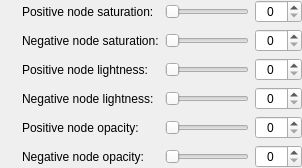
        <widget class="QWidget" name="widget_18" native="true">
         <layout class="QGridLayout" name="gridLayout_11">
          <property name="leftMargin">
           <number>0</number>
          </property>
          <property name="topMargin">
           <number>0</number>
          </property>
          <property name="rightMargin">
           <number>0</number>
          </property>
          <property name="bottomMargin">
           <number>0</number>
          </property>
          <item row="0" column="1">
           <widget class="InfoTextWidget" name="randomColourPositiveSaturationInfoText" native="true">
            <property name="sizePolicy">
             <sizepolicy hsizetype="Fixed" vsizetype="Fixed">
              <horstretch>0</horstretch>
              <verstretch>0</verstretch>
             </sizepolicy>
            </property>
            <property name="minimumSize">
             <size>
              <width>16</width>
              <height>16</height>
             </size>
            </property>
           </widget>
          </item>
          <item row="2" column="1">
           <widget class="InfoTextWidget" name="randomColourPositiveLightnessInfoText" native="true">
            <property name="sizePolicy">
             <sizepolicy hsizetype="Fixed" vsizetype="Fixed">
              <horstretch>0</horstretch>
              <verstretch>0</verstretch>
             </sizepolicy>
            </property>
            <property name="minimumSize">
             <size>
              <width>16</width>
              <height>16</height>
             </size>
            </property>
           </widget>
          </item>
          <item row="1" column="1">
           <widget class="InfoTextWidget" name="randomColourNegativeSaturationInfoText" native="true">
            <property name="sizePolicy">
             <sizepolicy hsizetype="Fixed" vsizetype="Fixed">
              <horstretch>0</horstretch>
              <verstretch>0</verstretch>
             </sizepolicy>
            </property>
            <property name="minimumSize">
             <size>
              <width>16</width>
              <height>16</height>
             </size>
            </property>
           </widget>
          </item>
          <item row="2" column="3">
           <widget class="QSlider" name="randomColourPositiveLightnessSlider">
            <property name="sizePolicy">
             <sizepolicy hsizetype="Preferred" vsizetype="Fixed">
              <horstretch>0</horstretch>
              <verstretch>0</verstretch>
             </sizepolicy>
            </property>
            <property name="focusPolicy">
             <enum>Qt::StrongFocus</enum>
            </property>
            <property name="maximum">
             <number>255</number>
            </property>
            <property name="orientation">
             <enum>Qt::Horizontal</enum>
            </property>
           </widget>
          </item>
          <item row="0" column="3">
           <widget class="QSlider" name="randomColourPositiveSaturationSlider">
            <property name="sizePolicy">
             <sizepolicy hsizetype="Preferred" vsizetype="Fixed">
              <horstretch>0</horstretch>
              <verstretch>0</verstretch>
             </sizepolicy>
            </property>
            <property name="focusPolicy">
             <enum>Qt::StrongFocus</enum>
            </property>
            <property name="maximum">
             <number>255</number>
            </property>
            <property name="orientation">
             <enum>Qt::Horizontal</enum>
            </property>
           </widget>
          </item>
          <item row="0" column="5">
           <spacer name="horizontalSpacer_12">
            <property name="orientation">
             <enum>Qt::Horizontal</enum>
            </property>
            <property name="sizeType">
             <enum>QSizePolicy::Expanding</enum>
            </property>
            <property name="sizeHint" stdset="0">
             <size>
              <width>0</width>
              <height>20</height>
             </size>
            </property>
           </spacer>
          </item>
          <item row="4" column="2">
           <widget class="QLabel" name="label_34">
            <property name="sizePolicy">
             <sizepolicy hsizetype="Minimum" vsizetype="Preferred">
              <horstretch>0</horstretch>
              <verstretch>0</verstretch>
             </sizepolicy>
            </property>
            <property name="text">
             <string>Positive node opacity:</string>
            </property>
           </widget>
          </item>
          <item row="2" column="2">
           <widget class="QLabel" name="label_44">
            <property name="sizePolicy">
             <sizepolicy hsizetype="Minimum" vsizetype="Preferred">
              <horstretch>0</horstretch>
              <verstretch>0</verstretch>
             </sizepolicy>
            </property>
            <property name="text">
             <string>Positive node lightness:</string>
            </property>
           </widget>
          </item>
          <item row="0" column="2">
           <widget class="QLabel" name="label_42">
            <property name="sizePolicy">
             <sizepolicy hsizetype="Minimum" vsizetype="Preferred">
              <horstretch>0</horstretch>
              <verstretch>0</verstretch>
             </sizepolicy>
            </property>
            <property name="text">
             <string>Positive node saturation:</string>
            </property>
           </widget>
          </item>
          <item row="4" column="3">
           <widget class="QSlider" name="randomColourPositiveOpacitySlider">
            <property name="sizePolicy">
             <sizepolicy hsizetype="Preferred" vsizetype="Fixed">
              <horstretch>0</horstretch>
              <verstretch>0</verstretch>
             </sizepolicy>
            </property>
            <property name="focusPolicy">
             <enum>Qt::StrongFocus</enum>
            </property>
            <property name="maximum">
             <number>255</number>
            </property>
            <property name="orientation">
             <enum>Qt::Horizontal</enum>
            </property>
           </widget>
          </item>
          <item row="2" column="4">
           <widget class="QSpinBox" name="randomColourPositiveLightnessSpinBox">
            <property name="focusPolicy">
             <enum>Qt::StrongFocus</enum>
            </property>
            <property name="alignment">
             <set>Qt::AlignCenter</set>
            </property>
            <property name="maximum">
             <number>255</number>
            </property>
           </widget>
          </item>
          <item row="3" column="2">
           <widget class="QLabel" name="label_45">
            <property name="sizePolicy">
             <sizepolicy hsizetype="Minimum" vsizetype="Preferred">
              <horstretch>0</horstretch>
              <verstretch>0</verstretch>
             </sizepolicy>
            </property>
            <property name="text">
             <string>Negative node lightness:</string>
            </property>
           </widget>
          </item>
          <item row="1" column="3">
           <widget class="QSlider" name="randomColourNegativeSaturationSlider">
            <property name="sizePolicy">
             <sizepolicy hsizetype="Preferred" vsizetype="Fixed">
              <horstretch>0</horstretch>
              <verstretch>0</verstretch>
             </sizepolicy>
            </property>
            <property name="focusPolicy">
             <enum>Qt::StrongFocus</enum>
            </property>
            <property name="maximum">
             <number>255</number>
            </property>
            <property name="orientation">
             <enum>Qt::Horizontal</enum>
            </property>
           </widget>
          </item>
          <item row="1" column="2">
           <widget class="QLabel" name="label_43">
            <property name="sizePolicy">
             <sizepolicy hsizetype="Minimum" vsizetype="Preferred">
              <horstretch>0</horstretch>
              <verstretch>0</verstretch>
             </sizepolicy>
            </property>
            <property name="text">
             <string>Negative node saturation:</string>
            </property>
           </widget>
          </item>
          <item row="3" column="1">
           <widget class="InfoTextWidget" name="randomColourNegativeLightnessInfoText" native="true">
            <property name="sizePolicy">
             <sizepolicy hsizetype="Fixed" vsizetype="Fixed">
              <horstretch>0</horstretch>
              <verstretch>0</verstretch>
             </sizepolicy>
            </property>
            <property name="minimumSize">
             <size>
              <width>16</width>
              <height>16</height>
             </size>
            </property>
           </widget>
          </item>
          <item row="4" column="1">
           <widget class="InfoTextWidget" name="randomColourPositiveOpacityInfoText" native="true">
            <property name="sizePolicy">
             <sizepolicy hsizetype="Fixed" vsizetype="Fixed">
              <horstretch>0</horstretch>
              <verstretch>0</verstretch>
             </sizepolicy>
            </property>
            <property name="minimumSize">
             <size>
              <width>16</width>
              <height>16</height>
             </size>
            </property>
           </widget>
          </item>
          <item row="1" column="4">
           <widget class="QSpinBox" name="randomColourNegativeSaturationSpinBox">
            <property name="focusPolicy">
             <enum>Qt::StrongFocus</enum>
            </property>
            <property name="alignment">
             <set>Qt::AlignCenter</set>
            </property>
            <property name="maximum">
             <number>255</number>
            </property>
           </widget>
          </item>
          <item row="0" column="4">
           <widget class="QSpinBox" name="randomColourPositiveSaturationSpinBox">
            <property name="focusPolicy">
             <enum>Qt::StrongFocus</enum>
            </property>
            <property name="alignment">
             <set>Qt::AlignCenter</set>
            </property>
            <property name="maximum">
             <number>255</number>
            </property>
           </widget>
          </item>
          <item row="0" column="0">
           <spacer name="horizontalSpacer_11">
            <property name="orientation">
             <enum>Qt::Horizontal</enum>
            </property>
            <property name="sizeType">
             <enum>QSizePolicy::Expanding</enum>
            </property>
            <property name="sizeHint" stdset="0">
             <size>
              <width>0</width>
              <height>20</height>
             </size>
            </property>
           </spacer>
          </item>
          <item row="3" column="3">
           <widget class="QSlider" name="randomColourNegativeLightnessSlider">
            <property name="sizePolicy">
             <sizepolicy hsizetype="Preferred" vsizetype="Fixed">
              <horstretch>0</horstretch>
              <verstretch>0</verstretch>
             </sizepolicy>
            </property>
            <property name="focusPolicy">
             <enum>Qt::StrongFocus</enum>
            </property>
            <property name="maximum">
             <number>255</number>
            </property>
            <property name="orientation">
             <enum>Qt::Horizontal</enum>
            </property>
           </widget>
          </item>
          <item row="4" column="4">
           <widget class="QSpinBox" name="randomColourPositiveOpacitySpinBox">
            <property name="focusPolicy">
             <enum>Qt::StrongFocus</enum>
            </property>
            <property name="alignment">
             <set>Qt::AlignCenter</set>
            </property>
            <property name="maximum">
             <number>255</number>
            </property>
           </widget>
          </item>
          <item row="3" column="4">
           <widget class="QSpinBox" name="randomColourNegativeLightnessSpinBox">
            <property name="focusPolicy">
             <enum>Qt::StrongFocus</enum>
            </property>
            <property name="alignment">
             <set>Qt::AlignCenter</set>
            </property>
            <property name="maximum">
             <number>255</number>
            </property>
           </widget>
          </item>
          <item row="5" column="1">
           <widget class="InfoTextWidget" name="randomColourNegativeOpacityInfoText" native="true">
            <property name="sizePolicy">
             <sizepolicy hsizetype="Fixed" vsizetype="Fixed">
              <horstretch>0</horstretch>
              <verstretch>0</verstretch>
             </sizepolicy>
            </property>
            <property name="minimumSize">
             <size>
              <width>16</width>
              <height>16</height>
             </size>
            </property>
           </widget>
          </item>
          <item row="5" column="2">
           <widget class="QLabel" name="label_46">
            <property name="sizePolicy">
             <sizepolicy hsizetype="Minimum" vsizetype="Preferred">
              <horstretch>0</horstretch>
              <verstretch>0</verstretch>
             </sizepolicy>
            </property>
            <property name="text">
             <string>Negative node opacity:</string>
            </property>
           </widget>
          </item>
          <item row="5" column="3">
           <widget class="QSlider" name="randomColourNegativeOpacitySlider">
            <property name="sizePolicy">
             <sizepolicy hsizetype="Preferred" vsizetype="Fixed">
              <horstretch>0</horstretch>
              <verstretch>0</verstretch>
             </sizepolicy>
            </property>
            <property name="focusPolicy">
             <enum>Qt::StrongFocus</enum>
            </property>
            <property name="maximum">
             <number>255</number>
            </property>
            <property name="orientation">
             <enum>Qt::Horizontal</enum>
            </property>
           </widget>
          </item>
          <item row="5" column="4">
           <widget class="QSpinBox" name="randomColourNegativeOpacitySpinBox">
            <property name="focusPolicy">
             <enum>Qt::StrongFocus</enum>
            </property>
            <property name="alignment">
             <set>Qt::AlignCenter</set>
            </property>
            <property name="maximum">
             <number>255</number>
            </property>
           </widget>
          </item>
         </layout>
        </widget>
